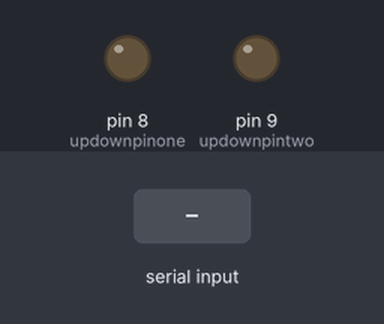
Recording of a sketch running on a simulated Arduino Mega 2560, built with avr-gcc and run on an emulated ATmega2560. On the bench: output pins drawn as LEDs (lit = HIGH). The test bench sets the inputs (shaded band).

Above: at 4.2 s.
4.3 s: "1" received over the second serial link
At 5.3 s:
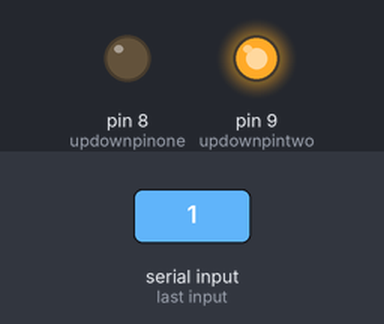
5.8 s: "3" received over the second serial link
At 6.4 s:
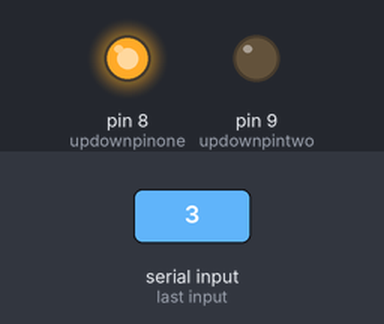
7.3 s: "2" received over the second serial link
At 7.6 s:
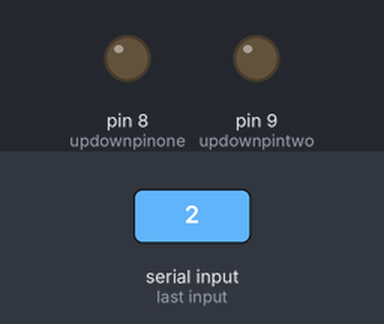
Timing chart, 0 to 10.3 s (numbered marks = the images above; inputs shaded):
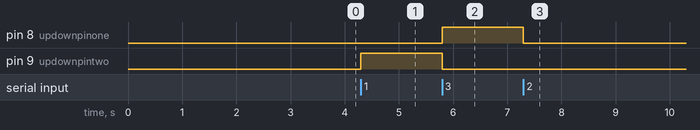

Measured:
- after the input at 4.3 s, pin 9 (updownpintwo): LOW → HIGH at once
- after the input at 5.8 s, pin 8 (updownpinone): LOW → HIGH at once; pin 9 (updownpintwo): HIGH → LOW at once
- after the input at 7.3 s, pin 8 (updownpinone): HIGH → LOW at once

The sketch:

sketch_nov29a.ino
```cpp
// 1=49 ... 9=57 // 1 gelirse dediğimiz veri bu tarafta 49 a tekabül eder. Yani Decimali gelir
//1 - 49(Decimal)  gelirse sürekli ileri yap      - Klavyede ileri tuşu basılı tutulunca gelen veri
//2 - 50(Decimal) gelirse sürekli ileriyi durdur - Klavyede ileri tuşu basılı olmadan çekilirse gelen veri

//3 - 51(Decimal) gelirse sürekli geri yap      - Klavyede geri tuşu basılı tutulunca gelen veri
//4 - 52(Decimal) gelirse sürekli geriyi durdur - Klavyede geri tuşu basılı olmadan çekilirse gelen veri

//-----

//5 - 53(Decimal) gelirse sağa dön - Klavyede sağ yön tuşuna basılırsa gelicek değer
//6 - 54(Decimal) gelirse sağa dön iptal - Klavyede sol yön tuşuna basılırsa gelicek değer

//7 - 55(Decimal) gelirse sola dön - Klavyede sağ yön tuşuna basılırsa gelicek değer
//8 - 56(Decimal) gelirse sola dön iptal - Klavyede sol yön tuşuna basılırsa gelicek değer


#include<SoftwareSerial.h>
SoftwareSerial bt_com(50,51);


//ultrasonik mesafe sensör pinleri
int Trig_Pin = 6; //Trig-pin
int Echo_Pin = 7; //Echo-pin
//----------------

int distance_range=4; //minimum fren mesafesi
boolean wall=false; //engel varlığının kontrol değişkeni
boolean ileri=false;
boolean geri =false;
boolean sag  =false;
boolean sol  =false;
int incomingByte=0;
int updownpinone=8;
int updownpintwo=9;
int leftrightpinone=10;
int leftrightpintwo=11;
int powerofcar = 255; //arabayı harekete geçirecek güç // !!! 255 altına düşmesi karta zarar verir

void setup() {
  bt_com.begin(9600);
  pinMode(updownpinone,OUTPUT);//ileri geri pinleri
  pinMode(updownpintwo,OUTPUT);//ileri geri pinleri
  pinMode(leftrightpinone,OUTPUT);//sagsol  pinleri
  pinMode(leftrightpintwo,OUTPUT);//sagsol  pinleri

//ultrasonik mesafe sensörü için
  pinMode(Trig_Pin, OUTPUT); // ses dalgası çıkış
  pinMode(Echo_Pin, INPUT); // ses dalgası giriş
  delay(3000);
}

void loop() {


       // wallControl();

  // eğer veri geldiyse oku - hangi veri geldiyse ona göre uygun işlemi burada çalıştırıyoruz
        if (bt_com.available() > 0) {

                // gelen veri
                incomingByte = bt_com.read();
                if(incomingByte==49){//ileri gitme
                  if(wall) {
                    ileri=false;
                    fren();
                  }
                  else{
                    ileri=true;
                    ilerigit();
                  }

                }else if(incomingByte==50){//ileri gitme iptal
                  ileri=false;
                  ilerigit();
                }else if(incomingByte==51){//geri gitme
                  geri=true;
                  gerigit();
                }else if(incomingByte==52){//geri gitme iptal
                  geri=false;
                  gerigit();
                }

                // ileri vey geri giderken sağa veya sola dönme kabiliyetini sağlamak
                // için else if olarak değil de ayrı bir if olarak yapıldı.
                // gelen veri

                if(incomingByte==53){//sağa dönme
                  sag=true;
                  sagadon();
                }else if(incomingByte==54){//sağa dönme iptal
                  sag=false;
                  sagadon();
                }else if(incomingByte==55){//sola dönme
                  sol=true;
                  soladon();
                }else if(incomingByte==56){//sola dönme iptal
                  sol=false;
                  soladon();
                }


                // gelen veriyi bastık - ihtiyac yok görmek için
                //bt_com.print("I received: ");
                //bt_com.println(incomingByte, DEC);
        }
}

void fren(){
  analogWrite(updownpinone,0);
  analogWrite(updownpintwo,0);
}


//arabanın saga dönmesini sağlar
void sagadon(){
  if(sag){
     analogWrite(leftrightpinone,0);
     analogWrite(leftrightpintwo,powerofcar);
  }else{
     analogWrite(leftrightpinone,0);
     analogWrite(leftrightpintwo,0);
  }
}

//arabanın sola dönmesini sağlar
void soladon(){
  if(sol){
     analogWrite(leftrightpinone,powerofcar);
     analogWrite(leftrightpintwo,0);
  }else{
     analogWrite(leftrightpinone,0);
     analogWrite(leftrightpintwo,0);
  }
}

//arabanın ileri gitmesini sağlar
void ilerigit(){
    if(ileri){
     analogWrite(updownpinone,0);
     analogWrite(updownpintwo,powerofcar);
    }else{
       analogWrite(updownpinone,0);
       analogWrite(updownpintwo,0);
    }


}

//arabanın geri gitmesini sağlar
void gerigit(){
  if(geri){
     analogWrite(updownpinone,powerofcar);
     analogWrite(updownpintwo,0);
  }else{
      //geri gitme iptal edilirken ileri gitmeyi etkilememesi için
      if(!ileri){
        analogWrite(updownpinone,0);
        analogWrite(updownpintwo,0);
      }
  }
}

boolean wallControl(){
  long sure,mesafe;
  digitalWrite(Trig_Pin, LOW); //Trigden süre tutup ses sinyali gönderiyor
  //delayMicroseconds(1);
  digitalWrite(Trig_Pin, HIGH);
  //delayMicroseconds(1);
  digitalWrite(Trig_Pin, LOW);
  sure = pulseIn(Echo_Pin, HIGH);
  mesafe = (sure/2)/29.2; // giden ve gelen olarak süreyi 2'ye bölüyoruz
  //Serial.println(mesafe);
  if(mesafe <= distance_range){
    wall=true;
  }else{
    wall=false;
  }
  //delay(2);
  return true;
 }
```
